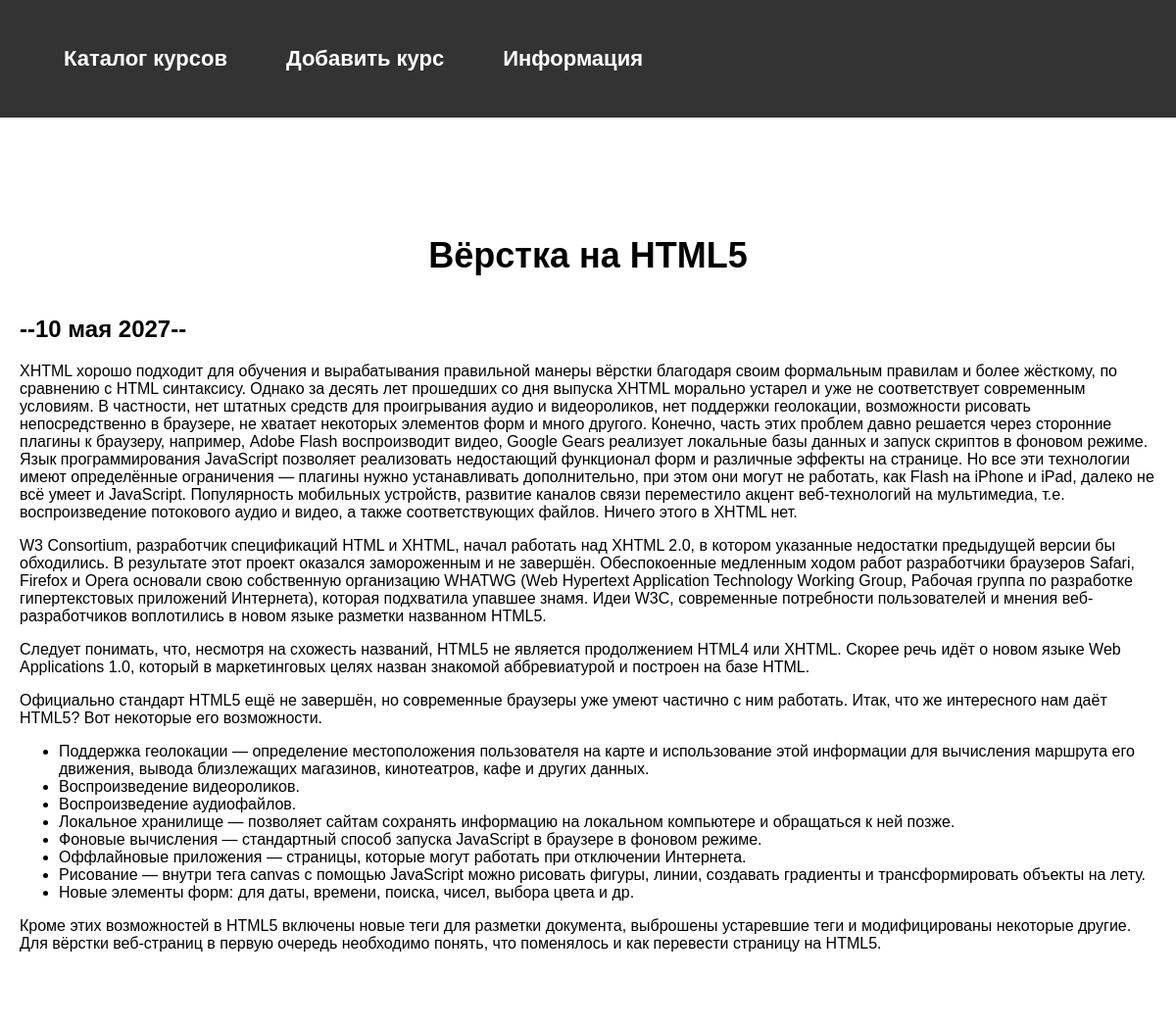
The page /blog/1 on the database its author committed.
### blog/models.py (models this page shows, shortened)
class Blog(models.Model):
    title = models.CharField(max_length=200)
    description = models.TextField()
    date = models.DateField()

### blog/views.py (the view)
# urls.py: path('<int:blog_id>', views.detail, name='detail'),
def detail(request, blog_id):
    blog = get_object_or_404(Blog, pk=blog_id)
    return render(request, 'blog/details.html', {'blog': blog})

### blog/templates/blog/details.html
{% extends 'skills/base.html' %}
{% block content %}
<div class="detail">
    <h1>{{ blog.title }}</h1>
    <h2>--{{ blog.date|date:'j E Y' }}--</h2>
    {{ blog.description|safe }}
</div>
{% endblock %}

### skills/static/css/style.css (style rules this page uses)
body { font-family: "Roboto", sans-serif; padding: 0; margin: 0; background: #lightyellow; }
.content h1 { text-align: center; margin: 60px 0 40px; font-size: 36px; }
.detail { background: #FFF; padding: 20px 20px 60px; }
body { font-family: Arial, sans-serif; }

### rows shown on the page
Blog: title "Вёрстка на HTML5", date "10 мая 2027", description "XHTML хорошо подходит для обучения и вырабатывания правильной манеры вёрстки благодаря своим формальным правилам и более жёсткому, по сравнению с HTML синтаксису. Однако за десять лет прошедших со дня выпуска XHTML морально устарел и уже не соответствует современным условиям. В частности, нет штатных средств для проигрывания аудио и видеороликов, нет поддержки геолокации, возможности рисовать непосредственно в браузере, не хватает некоторых элементов форм и много другого. Конечно, часть этих проблем давно решается через сторонние плагины к браузеру, например, Adobe Flash воспроизводит видео, Google Gears реализует локальные базы данных и запуск скриптов в фоновом режиме. Язык…"
